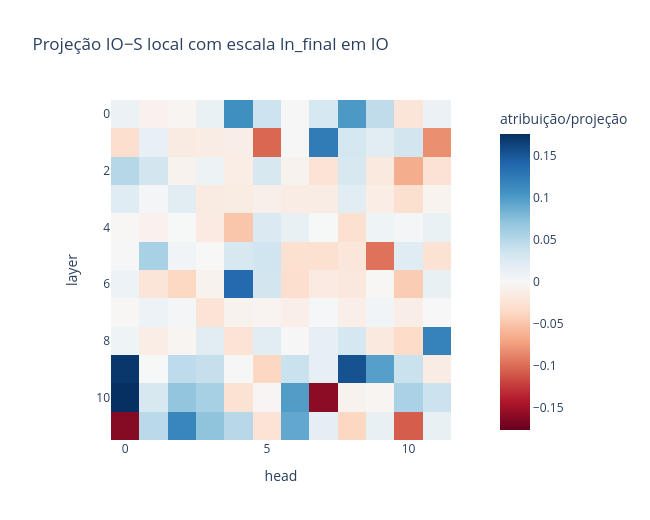
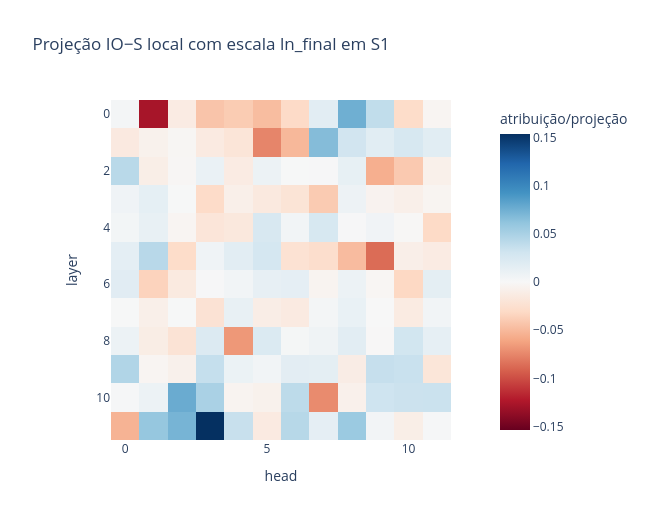
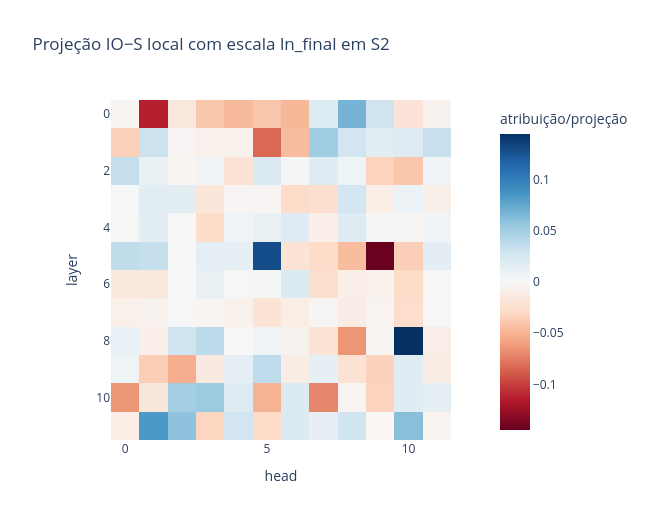
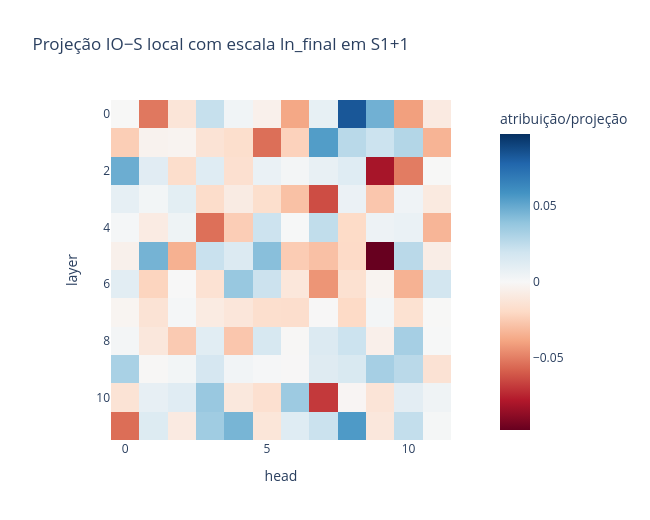

The code cell stored with these charts, in order, in its notebook:
### Markdown cell above
## Projeção no logit com escala do `ln_final`

Centralizamos cada `hook_result` e aplicamos o `ln_final.hook_scale` específico de cada exemplo e posição antes da projeção na direção IO−S. Isso é **atribuição direta apenas em `END`**, onde o vetor pertence ao residual que alimenta imediatamente o unembedding. Em `IO`, `S1`, `S2` e `S1+1`, reportamos somente uma projeção local escalada: atenção posterior ainda pode transportar e transformar informação entre posições.

### Code cell
def metric(logits):
    return logit_difference(
        logits,
        dataset.io_token_ids.to(device),
        dataset.s_token_ids.to(device),
        dataset.positions["END"].to(device),
    )

was_use_attn_result = bool(model.cfg.use_attn_result)
model.set_use_attn_result(True)
try:
    cache_filter = lambda name: (
        name.endswith("attn.hook_result")
        or name == "ln_final.hook_scale"
    )
    ioi_logits, ioi_cache = model.run_with_cache(
        ioi_tokens,
        names_filter=cache_filter,
    )
    _, abc_cache = model.run_with_cache(
        abc_tokens,
        names_filter=lambda name: name.endswith("attn.hook_result"),
    )

    baseline = metric(ioi_logits).detach()
    rows = torch.arange(N_DEV, device=device)
    logit_directions = (
        model.W_U[:, dataset.io_token_ids.to(device)].T
        - model.W_U[:, dataset.s_token_ids.to(device)].T
    )
    final_ln_scale = ioi_cache["ln_final.hook_scale"]
    logit_projection = torch.empty(
        12, 12, len(SEMANTIC_POSITIONS), device=device
    )
    for layer in range(12):
        result = ioi_cache[f"blocks.{layer}.attn.hook_result"]
        for position_index, position in enumerate(SEMANTIC_POSITIONS):
            semantic_index = dataset.positions[position.value].to(device)
            selected = result[rows, semantic_index]
            centered = selected - selected.mean(dim=-1, keepdim=True)
            scale = final_ln_scale[rows, semantic_index][:, None, :]
            scaled = centered / scale
            logit_projection[layer, :, position_index] = (
                scaled * logit_directions[:, None, :]
            ).sum(dim=-1).mean(dim=0)
finally:
    model.set_use_attn_result(was_use_attn_result)

logit_projection = logit_projection.detach()
assert logit_projection.shape == (12, 12, len(SEMANTIC_POSITIONS))
end_axis = SEMANTIC_POSITIONS.index(SemanticPosition.END)
dla_end = logit_projection[:, :, end_axis]
for position_index, position in enumerate(SEMANTIC_POSITIONS):
    is_direct = position is SemanticPosition.END
    title = (
        "DLA IO−S em END"
        if is_direct
        else f"Projeção IO−S local com escala ln_final em {position.value}"
    )
    fig = px.imshow(
        logit_projection[:, :, position_index].float().cpu().numpy(),
        labels={"x": "head", "y": "layer", "color": "atribuição/projeção"},
        title=title,
        color_continuous_scale="RdBu",
        color_continuous_midpoint=0,
        aspect="equal",
    )
    fig.update_layout(width=650, height=520)
    fig.show()
print(f"baseline IO−S: {baseline.item():.4f}")

### Figure 1 — Plotly figure (JSON) as saved in the notebook; plotly's stock layout.template omitted (floating-point values rounded to 4 significant figures; data arrays with more than 128 entries replaced by an {"elided": "..."} marker saying what was removed)
{"data": [{"coloraxis": "coloraxis", "hovertemplate": "head: %{x}<br>layer: %{y}<br>atribuição/projeção: %{z}<extra></extra>", "name": "0", "type": "heatmap", "xaxis": "x", "yaxis": "y", "z": {"elided": "12x12 float values"}}], "layout": {"coloraxis": {"autocolorscale": false, "cmid": 0, "colorbar": {"title": {"text": "atribuição/projeção"}}, "colorscale": [[0.0, "rgb(103,0,31)"], [0.1, "rgb(178,24,43)"], [0.2, "rgb(214,96,77)"], [0.3, "rgb(244,165,130)"], [0.4, "rgb(253,219,199)"], [0.5, "rgb(247,247,247)"], [0.6, "rgb(209,229,240)"], [0.7, "rgb(146,197,222)"], [0.8, "rgb(67,147,195)"], [0.9, "rgb(33,102,172)"], [1.0, "rgb(5,48,97)"]]}, "height": 520, "title": {"text": "Projeção IO−S local com escala ln_final em IO"}, "width": 650, "xaxis": {"anchor": "y", "constrain": "domain", "domain": [0.0, 1.0], "scaleanchor": "y", "title": {"text": "head"}}, "yaxis": {"anchor": "x", "autorange": "reversed", "constrain": "domain", "domain": [0.0, 1.0], "title": {"text": "layer"}}}}

### Figure 2 — Plotly figure (JSON) as saved in the notebook; plotly's stock layout.template omitted (floating-point values rounded to 4 significant figures; data arrays with more than 128 entries replaced by an {"elided": "..."} marker saying what was removed)
{"data": [{"coloraxis": "coloraxis", "hovertemplate": "head: %{x}<br>layer: %{y}<br>atribuição/projeção: %{z}<extra></extra>", "name": "0", "type": "heatmap", "xaxis": "x", "yaxis": "y", "z": {"elided": "12x12 float values"}}], "layout": {"coloraxis": {"autocolorscale": false, "cmid": 0, "colorbar": {"title": {"text": "atribuição/projeção"}}, "colorscale": [[0.0, "rgb(103,0,31)"], [0.1, "rgb(178,24,43)"], [0.2, "rgb(214,96,77)"], [0.3, "rgb(244,165,130)"], [0.4, "rgb(253,219,199)"], [0.5, "rgb(247,247,247)"], [0.6, "rgb(209,229,240)"], [0.7, "rgb(146,197,222)"], [0.8, "rgb(67,147,195)"], [0.9, "rgb(33,102,172)"], [1.0, "rgb(5,48,97)"]]}, "height": 520, "title": {"text": "Projeção IO−S local com escala ln_final em S1"}, "width": 650, "xaxis": {"anchor": "y", "constrain": "domain", "domain": [0.0, 1.0], "scaleanchor": "y", "title": {"text": "head"}}, "yaxis": {"anchor": "x", "autorange": "reversed", "constrain": "domain", "domain": [0.0, 1.0], "title": {"text": "layer"}}}}

### Figure 3 — Plotly figure (JSON) as saved in the notebook; plotly's stock layout.template omitted (floating-point values rounded to 4 significant figures; data arrays with more than 128 entries replaced by an {"elided": "..."} marker saying what was removed)
{"data": [{"coloraxis": "coloraxis", "hovertemplate": "head: %{x}<br>layer: %{y}<br>atribuição/projeção: %{z}<extra></extra>", "name": "0", "type": "heatmap", "xaxis": "x", "yaxis": "y", "z": {"elided": "12x12 float values"}}], "layout": {"coloraxis": {"autocolorscale": false, "cmid": 0, "colorbar": {"title": {"text": "atribuição/projeção"}}, "colorscale": [[0.0, "rgb(103,0,31)"], [0.1, "rgb(178,24,43)"], [0.2, "rgb(214,96,77)"], [0.3, "rgb(244,165,130)"], [0.4, "rgb(253,219,199)"], [0.5, "rgb(247,247,247)"], [0.6, "rgb(209,229,240)"], [0.7, "rgb(146,197,222)"], [0.8, "rgb(67,147,195)"], [0.9, "rgb(33,102,172)"], [1.0, "rgb(5,48,97)"]]}, "height": 520, "title": {"text": "Projeção IO−S local com escala ln_final em S2"}, "width": 650, "xaxis": {"anchor": "y", "constrain": "domain", "domain": [0.0, 1.0], "scaleanchor": "y", "title": {"text": "head"}}, "yaxis": {"anchor": "x", "autorange": "reversed", "constrain": "domain", "domain": [0.0, 1.0], "title": {"text": "layer"}}}}

### Figure 4 — Plotly figure (JSON) as saved in the notebook; plotly's stock layout.template omitted (floating-point values rounded to 4 significant figures; data arrays with more than 128 entries replaced by an {"elided": "..."} marker saying what was removed)
{"data": [{"coloraxis": "coloraxis", "hovertemplate": "head: %{x}<br>layer: %{y}<br>atribuição/projeção: %{z}<extra></extra>", "name": "0", "type": "heatmap", "xaxis": "x", "yaxis": "y", "z": {"elided": "12x12 float values"}}], "layout": {"coloraxis": {"autocolorscale": false, "cmid": 0, "colorbar": {"title": {"text": "atribuição/projeção"}}, "colorscale": [[0.0, "rgb(103,0,31)"], [0.1, "rgb(178,24,43)"], [0.2, "rgb(214,96,77)"], [0.3, "rgb(244,165,130)"], [0.4, "rgb(253,219,199)"], [0.5, "rgb(247,247,247)"], [0.6, "rgb(209,229,240)"], [0.7, "rgb(146,197,222)"], [0.8, "rgb(67,147,195)"], [0.9, "rgb(33,102,172)"], [1.0, "rgb(5,48,97)"]]}, "height": 520, "title": {"text": "Projeção IO−S local com escala ln_final em S1+1"}, "width": 650, "xaxis": {"anchor": "y", "constrain": "domain", "domain": [0.0, 1.0], "scaleanchor": "y", "title": {"text": "head"}}, "yaxis": {"anchor": "x", "autorange": "reversed", "constrain": "domain", "domain": [0.0, 1.0], "title": {"text": "layer"}}}}
